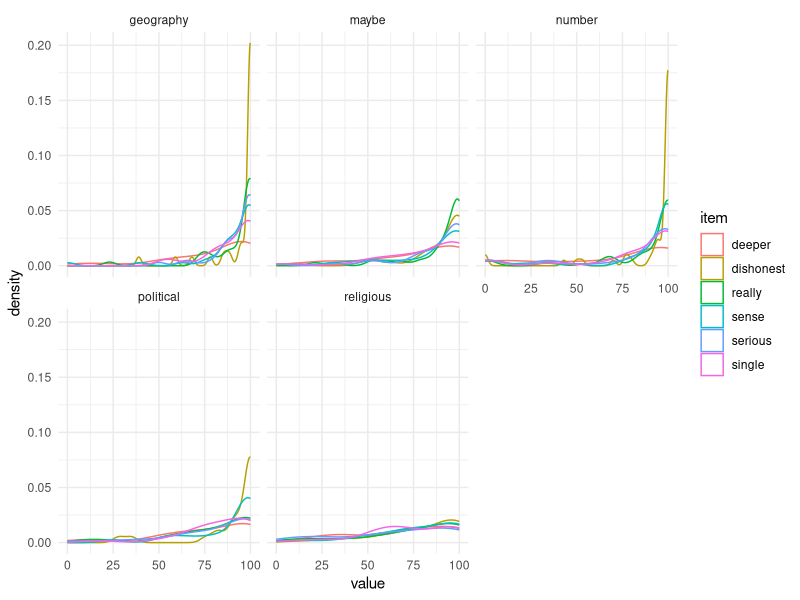
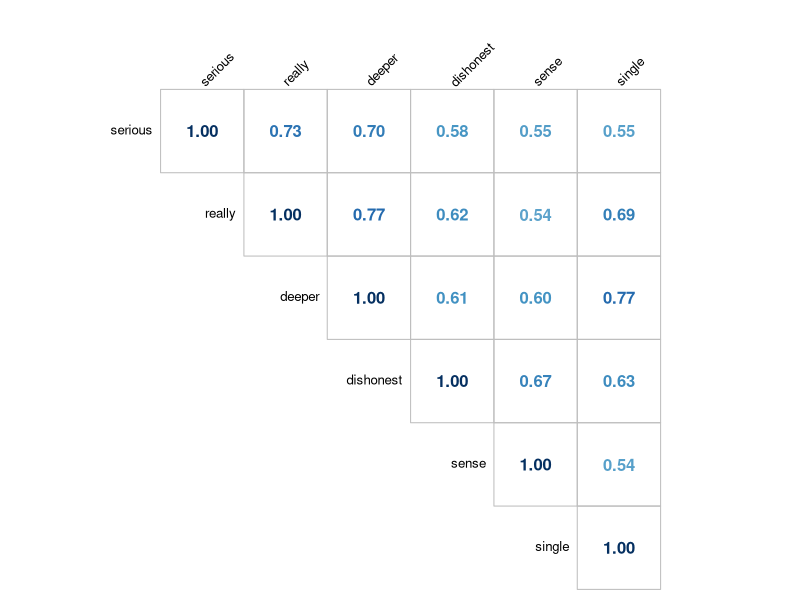
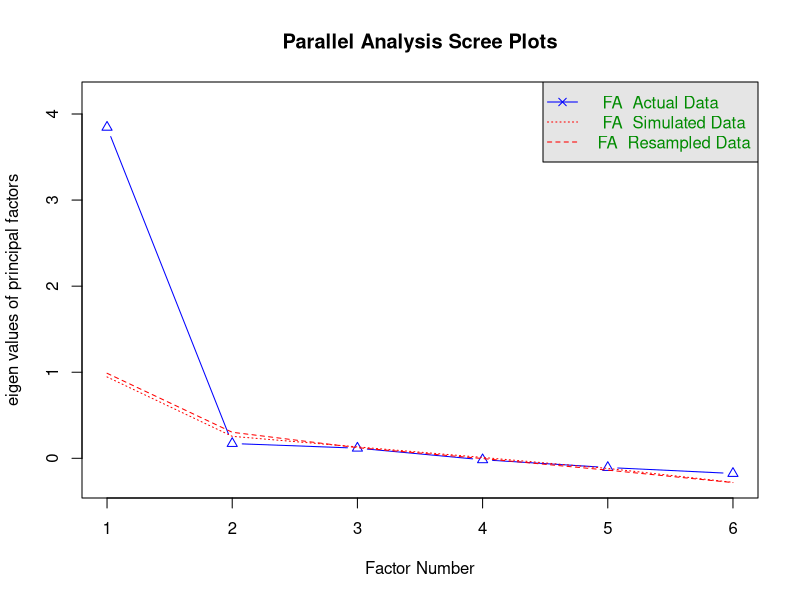
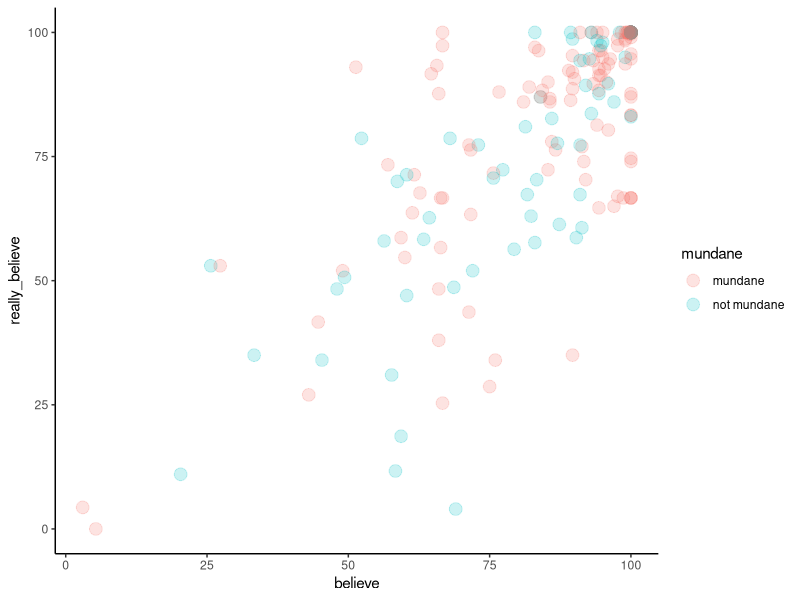
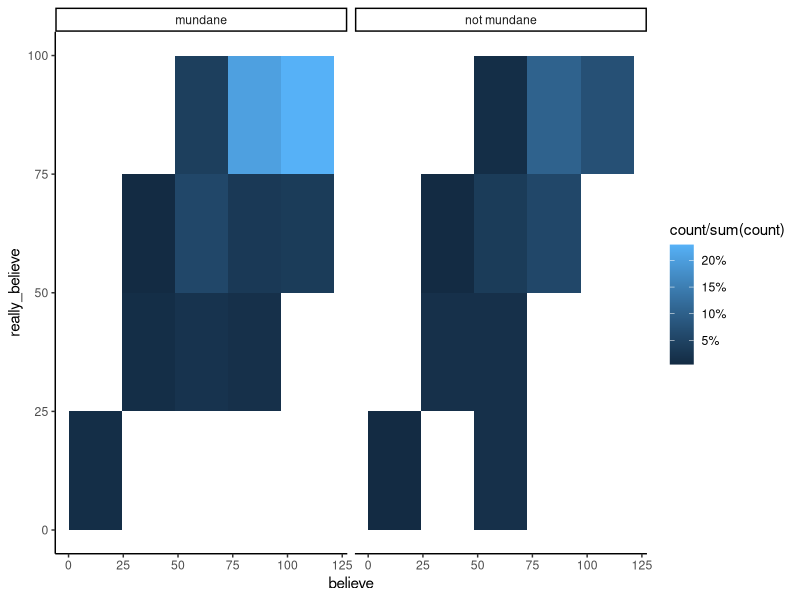

Here is the R script that generated these plots, in order: (Note: this script raises an error after producing the figures.)
# libraries
library(tidyverse)
library(lme4)
library(psych)
library(corrplot)
library(mclust)
library(patchwork)
library(GGally)
library(ade4)
library(lavaan)
#for the notation
options(scipen=999)



#### Clean Data ####
old <- c("jus_1", "mot_1", "consider_1", "predict_1", "context_1", "surprise_1", "bet_1", "double_1")

new <- c("dishonest1_1", "dishonest2_1", "serious1_1", "serious2_1", "sense_1", "single_1", "really_1", "deeper_1")

d <- read.csv("rb.p2.csv") %>% 
  slice(-c(1:2)) %>% 
  mutate(domain = case_when(geography != "" ~ "geography",
                            religious != "" ~ "religious",
                            number != "" ~ "number",
                            political != "" ~ "political",
                            maybe != "" ~ "maybe")) %>% 
  filter(age != "") %>% 
  mutate(across(all_of(old), as.numeric),
         across(all_of(new), as.numeric)) %>% 
  rename_all(~ gsub("_1$", "", .)) %>% 
  dplyr::select(prolific, jus, mot, consider, predict, context, surprise, bet, double,
                dishonest1, dishonest2, serious1, serious2, sense, single, really, deeper, domain) %>% 
  filter(prolific != "a")

# reverse score items so that high scores are more evidency/really believe
d$double <- -1*(d$double - 100)
d$context <- -1*(d$context - 100)
d$sense <- -1*(d$sense - 100)
d$dishonest1 <- -1*(d$dishonest1 - 100)
d$dishonest2 <- -1*(d$dishonest2 - 100)
d$serious2 <- -1*(d$serious2 - 100)

################################################################################

d <- d %>%
  mutate(
    dishonest = coalesce(dishonest1, dishonest2),
    serious   = coalesce(serious1, serious2)
  )

d %>% 
  pivot_longer(cols = all_of(c("dishonest","serious",
                               "sense","single","really","deeper")),
               names_to = "item",
               values_to = "value") %>% 
  ggplot(aes(x = value, color = item)) +
  geom_density() +
  facet_wrap(~ domain) +
  theme_minimal()

################################################################################



believe <- d %>% 
  filter(!(domain %in% c("geography", "number", "maybe"))) %>%
  dplyr::select(serious, really, deeper, dishonest, sense, single)

m <- cor(believe)
c <- corr.test(believe, method = "pearson", alpha = 0.05, adjust = "holm")
corrplot(m, p.mat = c$p, method = "number", type = "upper", insig = "pch", pch = "/",
         pch.col = "grey20", pch.cex = 2, addCoef.col = "black", diag = T, title = "",
         tl.col = "black", tl.cex = 0.8, tl.srt = 45, cl.pos = "n", mar=c(0,0,2,0))
fa.parallel(believe, fm = "ml", fa = "fa")
fa(believe, nfactors = 1, rotate = "oblimin", fm = "ml")
fa(believe, nfactors = 2, rotate = "oblimin", fm = "ml")


really_believe <- d %>% 
  filter(!(domain %in% c("geography", "number", "maybe"))) %>% 
  dplyr::select(serious, really, deeper)

cor(really_believe, use = "pairwise.complete.obs")
psych::alpha(really_believe)

just_believe <- d %>% 
  filter(!(domain %in% c("geography", "number", "maybe"))) %>% 
  dplyr::select(dishonest, sense, single)
cor(just_believe, use = "pairwise.complete.obs")
psych::alpha(just_believe)

test <- d %>% 
  mutate(
    really_believe = rowMeans(select(., serious, really, deeper), na.rm = TRUE),
    believe        = rowMeans(select(., dishonest, sense, single), na.rm = TRUE)
  ) %>% 
  mutate(mundane = case_when(domain %in% c("geography", "maybe", "number") ~ "mundane",
                             domain %in% c("religious", "political") ~ "not mundane"))

cor(test$believe, test$really_believe)



ggplot(test, aes(believe, really_believe, color = mundane)) +
  geom_point(size = 4, alpha = 0.2) + 
  theme_classic()

ggplot(test, aes(believe, really_believe)) +
  geom_bin2d(aes(fill = after_stat(count / sum(count))), bins = 4) +
  facet_wrap(~ mundane) +
  scale_fill_continuous(labels = scales::percent) +
  theme_classic()


#### Old items ####

# data with just religious/political
d_rich <- d %>%
  filter(!(domain %in% c("geography", "number", "maybe"))) %>%
  select(really, consider, predict, context, surprise, bet, mot, jus, double)

# Define single factor model
cfa_model <- '
  # Single latent factor
  general =~ really + consider + predict + context + surprise + bet + mot + jus + double
'

# Fit the model
fit_cfa <- cfa(cfa_model, data = d_rich)

# Summary with fit indices and standardized loadings
summary(fit_cfa, fit.measures = TRUE, standardized = TRUE)

fa.parallel(d_rich, fa = "fa")
fa(d_rich, fm = "pa", rotate = "oblimin", nfactors = 1)

fit_multi <- cfa(cfa_model,
                 data = d,
                 group = "domain")

summary(fit_multi)


################################################################################

library(tidyverse)
library(lavaan)
library(patchwork)

# ------------------------------------------------------------------
# 1. Reduced-domain CFA data
# ------------------------------------------------------------------

d_reduced <- d
  filter(!(domain %in% c("geography", "number", "maybe")))

d_rich <- d_reduced %>%
  select(really, consider, predict, context, surprise, bet, mot, jus, double)

cfa_model <- '
  general =~ really + consider + predict + context + surprise + bet + mot + jus + double
'

fit_cfa <- cfa(cfa_model, data = d_rich)

# factor scores
fs <- lavPredict(fit_cfa)
fs <- lavPredict(fit_cfa, newdata = d)

d_plot <- d %>%
  mutate(general_factor = as.numeric(fs[, 1]),
         really_believe_z      = as.numeric(scale(general_factor))) %>%
  mutate(
    factor_group = case_when(
      really_believe_z <= -0.5 ~ "Low (-0.5 SD or lower)",
      really_believe_z >=  0.5 ~ "High (+0.5 SD or higher)",
      TRUE            ~ "Intermediate"
    )
  ) 
  filter(domain %in% c("geography", "number"))

d_plot$factor_group <- factor(
  d_plot$factor_group,
  levels = c("Low (-0.5 SD or lower)", "Intermediate", "High (+0.5 SD or higher)")
)

# ------------------------------------------------------------------
# 2. Long data for new items (sans really)
# ------------------------------------------------------------------

plot_df <- d_plot %>%
  select(prolific, general_factor, really_believe_z, factor_group,
         dishonest, serious, sense, single, deeper) %>%
  pivot_longer(
    cols = c(dishonest, serious, sense, single, deeper),
    names_to = "item",
    values_to = "value"
  )

plot_df$item <- factor(
  plot_df$item,
  levels = c("dishonest", "sense", "single", "serious", "deeper")
)

# ------------------------------------------------------------------
# 3. Factor-score distribution with shaded regions
# ------------------------------------------------------------------

p_factor <- ggplot(d_plot, aes(x = really_believe_z)) +
  annotate("rect", xmin = -Inf, xmax = -0.5, ymin = -Inf, ymax = Inf,
           fill = "grey90", alpha = 0.9) +
  annotate("rect", xmin = -0.5, xmax = 0.5, ymin = -Inf, ymax = Inf,
           fill = "grey30", alpha = 0.35) +
  annotate("rect", xmin = 0.5, xmax = Inf, ymin = -Inf, ymax = Inf,
           fill = "grey2", alpha = 0.75) +
  geom_density(linewidth = 1, color = "black", fill = NA) +
  geom_vline(xintercept = c(-0.5, 0.5),
             linetype = c("dashed", "dashed"),
             linewidth = c(0.7, 0.7),
             color = "black") +
  theme_classic() +
  labs(
    title = "",
    y = "Density",
    x = "Really believe factor"
  )

# ------------------------------------------------------------------
# 4. Density of new items, highlighted by factor-score group
# ------------------------------------------------------------------

p_items <- ggplot(plot_df, aes(x = value, fill = factor_group, color = factor_group)) +
  geom_density(alpha = 0.35, linewidth = 0.8, adjust = 1.1) +
  geom_vline(xintercept = 50, linetype = "dashed", linewidth = 0.8, color = "black") +
  facet_wrap(~ item, scales = "free_y") +
  scale_fill_manual(values = c(
    "Low (-0.5 SD or lower)"   = "grey80",
    "Intermediate"           = "grey50",
    "High (+0.5 SD or higher)" = "black"
  )) +
  scale_color_manual(values = c(
    "Low (-0.5 SD or lower)"   = "grey65",
    "Intermediate"           = "grey40",
    "High (+0.5 SD or higher)" = "black"
  )) +
  theme_classic() +
  labs(
    x = "Item response",
    y = "Density"
  )

# ------------------------------------------------------------------
# 5. Combined figure
# ------------------------------------------------------------------

p_factor / p_items + plot_layout(heights = c(1, 2))

plot_df2 <- plot_df %>%
  mutate(
    really_believe_z_j = jitter(really_believe_z, amount = 0.02),
    value_j     = jitter(value, amount = 0.02)
  )

ggplot(plot_df2, aes(x = really_believe_z_j, y = value_j)) +
  stat_density_2d_filled(contour_var = "ndensity") +
  scale_fill_grey(start = 0.9, end = 0.2) +
  geom_hline(yintercept = 50, linewidth = 0.8, color = "black", linetype = "dashed") +
  facet_grid(factor_group ~ item, scales = "free_y") +
  theme_classic() +
  theme(
    strip.background = element_blank(),
    strip.text = element_text(face = "bold"),
    legend.position = "none"
  ) +
  labs(
    x = "Really believe factor",
    y = "Item response"
  )

ggplot(plot_df2, aes(x = really_believe_z_j, y = value_j)) +
  geom_point(alpha = 0.12, size = 1.5, color = "black") +
  geom_hline(yintercept = 50, linewidth = 0.8, color = "black", linetype = "dashed") +
  facet_grid(factor_group ~ item, scales = "free_y") +
  theme_classic() +
  theme(
    strip.background = element_blank(),
    strip.text = element_text(face = "bold"),
    panel.border = element_rect(color = "black", fill = NA, linewidth = 0.8)
  ) +
  labs(
    x = "Really believe factor",
    y = "Item response"
  )

################################################################################

# prepare for clustering
d.c <- d %>% 
  dplyr::select(jus, mot, consider, predict, context, surprise, bet, double, really, domain)

# ,dishonest, serious, sense, single, really, deeper, domain

vars <- c("really", "consider", "predict", "context",
          "surprise", "bet", "mot", "jus", "double", "really")

d.complete <- d.c[complete.cases(d.c[, c(vars, "domain")]), ]
residuals_df <- data.frame(matrix(ncol = length(vars), nrow = nrow(d.complete)))
colnames(residuals_df) <- vars
for(var in vars) {
  mod <- lmer(paste(var, "~ 1 + (1|domain)"), data = d.complete)
  residuals_df[[var]] <- residuals(mod)
}

#### GMM ####
# configure
# d.cluster <- residuals_df
d.cluster <- d.c %>% 
  filter((domain %in% c("religious", "political"))) %>% 
  dplyr::select(-domain)

# how many clusters?
m <- mclustBIC(d.cluster)
summary(m)
plot(m)

# analysis
mod1 <- Mclust(d.cluster, x = m, G=2, modelNames = "VEV")
summary(mod1, parameters = TRUE)

# plot
plot(mod1, what = "classification")

# Add cluster assignments to data
d_with_clusters_gauss <- d.cluster
d_with_clusters_gauss$cluster <- factor(mod1$classification,
                                        labels=c("Group 1", "Group 2"))

# Extract covariance matrices for each cluster
cov1 <- mod1$parameters$variance$sigma[,,1]
cov2 <- mod1$parameters$variance$sigma[,,2]

# Full sample covariance (pooled across groups)
cov_full <- cov(d.cluster)

# Convert to correlations (removes scale/variance effects)
cor1 <- cov2cor(cov1)
cor2 <- cov2cor(cov2)
cor_full <- cov2cor(cov_full)

library(corrplot)

# Calculate p-values for the full dataset (you already have pmat1 and pmat2)
pmat_full <- cor.mtest(d.cluster)$p

# p-values for each cluster based on assigned cases
pmat1 <- cor.mtest(d_with_clusters_gauss %>% 
                     filter(cluster == "Group 1") %>% 
                     select(-cluster))$p

pmat2 <- cor.mtest(d_with_clusters_gauss %>% 
                     filter(cluster == "Group 2") %>% 
                     select(-cluster))$p

# Set up a 1x3 plot layout
par(mfrow = c(1, 3))

# Plot Group 1
corrplot(cor1, method = "number", type = "upper", 
         tl.col = "black", tl.srt = 45,
         p.mat = pmat1, sig.level = 0.05, insig = "pch", pch = 47, pch.col = "black",
         mar = c(0,0,0,0))

# Plot Group 2
corrplot(cor2, method = "number", type = "upper", 
         tl.col = "black", tl.srt = 45, 
         p.mat = pmat2, sig.level = 0.05, insig = "pch", pch = 47, pch.col = "black",
         mar = c(0,0,0,0))

# Plot Overall Sample
corrplot(cor_full, method = "number", type = "upper", 
         tl.col = "black", tl.srt = 45, 
         p.mat = pmat_full, sig.level = 0.05, insig = "pch", pch = 47, pch.col = "black",
         mar = c(0,0,0,0))

# Reset plot layout
par(mfrow = c(1, 1))

# install.packages(c("ggplot2", "tidyr")) # Run if you don't have these installed
library(ggplot2)
library(tidyr)

# Use the dataframe you already created that contains the cluster labels
# Reshape the data to "long" format so ggplot can map over every variable
d_long <- d_with_clusters_gauss |> 
  pivot_longer(cols = -cluster, names_to = "Variable", values_to = "Value")

library(ggplot2)

# Assuming d_long is still in your environment from the previous step
ggplot(d_long, aes(x = Value, fill = cluster)) +
  # Use position="identity" to overlap, or "dodge" to put bars side-by-side
  geom_histogram(position = "identity", alpha = 0.5, bins = 5, color = "white") +
  facet_wrap(~ Variable, scales = "free") +
  theme_minimal() +
  labs(title = "Histograms by Variable and Cluster",
       x = "Value",
       y = "Count",
       fill = "Cluster") +
  theme(legend.position = "bottom",
        strip.text = element_text(face = "bold"))

# install.packages("GGally") # Run this once if you don't have it
library(GGally)

library(GGally)
library(ggplot2)

# 1. Define a custom function for the scatterplots
custom_scatter <- function(data, mapping, ...) {
  ggplot(data = data, mapping = mapping) +
    # Draw the points colored by group
    geom_point(alpha = 0.2) +
    
    # Draw the group-specific trendlines (inherits the color mapping)
    geom_smooth(method = "lm", se = FALSE, ...) +
    
    # Draw the full cohort trendline 
    # aes(group = 1) forces it to ignore the cluster colors and treat all data as one group
    geom_smooth(aes(group = 1), method = "lm", color = "black", linetype = "dashed", se = FALSE)
}

# 2. Feed the custom function into ggpairs
n_vars <- ncol(d.cluster)

ggpairs(d_with_clusters_gauss, 
        columns = 1:n_vars, 
        mapping = aes(color = cluster),
        # Apply our custom function to the continuous lower panels
        lower = list(continuous = custom_scatter),
        title = "") +
  theme_minimal()

# Frobenius distances on correlations
frob_cor_between <- norm(cor1 - cor2, type = "F")
frob_cor_g1_full <- norm(cor1 - cor_full, type = "F")
frob_cor_g2_full <- norm(cor2 - cor_full, type = "F")

# Normalize by number of unique correlations
n_vars <- ncol(d.cluster)
n_unique_cors <- n_vars * (n_vars - 1) / 2
norm_factor <- sqrt(n_unique_cors)

structural_similarity <- tibble(
  Comparison = c("Group 1 vs Group 2", 
                 "Group 1 vs Full",
                 "Group 2 vs Full"),
  Frobenius_Distance = c(frob_cor_between, frob_cor_g1_full, frob_cor_g2_full),
  Normalized_Distance = c(frob_cor_between, frob_cor_g1_full, frob_cor_g2_full) / norm_factor,
  Similarity_Percent = 100 * (1 - c(frob_cor_between, frob_cor_g1_full, frob_cor_g2_full) / norm_factor)
)

print(structural_similarity)

#### Permutation test ####
library(clusterGeneration)

set.seed(42)
n_sims <- 10000
n_vars <- ncol(d.cluster)
n_unique_cors <- n_vars * (n_vars - 1) / 2
norm_factor <- sqrt(n_unique_cors)

# Observed quantities from GMM
cluster_assignments <- mod1$classification
n1 <- sum(cluster_assignments == 1)
n2 <- sum(cluster_assignments == 2)
N <- n1 + n2
w1 <- n1 / N
w2 <- n2 / N

# Observed within-class variances (as SD vectors for scaling)
sd1 <- sqrt(diag(cov1))
sd2 <- sqrt(diag(cov2))

# Observed mean difference
mu_diff <- mod1$parameters$mean[, 1] - mod1$parameters$mean[, 2]

# Observed normalized Frobenius distances
cor_full <- cov2cor(cov(d.cluster))
obs_dist_g1 <- norm(cov2cor(cov1) - cor_full, type = "F") / norm_factor
obs_dist_g2 <- norm(cov2cor(cov2) - cor_full, type = "F") / norm_factor

# Analytic pooled correlation from within-class covariances and mean separation
compute_pooled_cor <- function(cov1_sim, cov2_sim) {
  # Pooled covariance = weighted within-class + between-class mean term
  cov_pool <- w1 * cov1_sim + w2 * cov2_sim + w1 * w2 * (mu_diff %o% mu_diff)
  return(cov2cor(cov_pool))
}

# Run simulations
sim_dists <- matrix(NA, nrow = n_sims, ncol = 2)

for (i in 1:n_sims) {
  # Random valid correlation matrices
  cor_sim1 <- rcorrmatrix(n_vars)
  cor_sim2 <- rcorrmatrix(n_vars)
  
  # Scale to covariance using observed variances
  D1 <- diag(sd1)
  D2 <- diag(sd2)
  cov_sim1 <- D1 %*% cor_sim1 %*% D1
  cov_sim2 <- D2 %*% cor_sim2 %*% D2
  
  # Analytic pooled correlation
  cor_pool_sim <- compute_pooled_cor(cov_sim1, cov_sim2)
  
  # Normalized Frobenius distances
  sim_dists[i, 1] <- norm(cor_sim1 - cor_pool_sim, type = "F") / norm_factor
  sim_dists[i, 2] <- norm(cor_sim2 - cor_pool_sim, type = "F") / norm_factor
}

sim_dists_g1 <- sim_dists[, 1]
sim_dists_g2 <- sim_dists[, 2]

# Separate p-values
p_g1 <- mean(sim_dists_g1 <= obs_dist_g1)
p_g2 <- mean(sim_dists_g2 <= obs_dist_g2)

cat("Observed normalized Frobenius distances:\n")
cat(sprintf("  Group 1 vs Full: %.4f  (p = %.4f)\n", obs_dist_g1, p_g1))
cat(sprintf("  Group 2 vs Full: %.4f  (p = %.4f)\n\n", obs_dist_g2, p_g2))
cat(sprintf("Null distribution summaries (n = %d simulations):\n", n_sims))
cat(sprintf("  Group 1: median = %.4f, 5th pctile = %.4f\n", median(sim_dists_g1), quantile(sim_dists_g1, 0.05)))
cat(sprintf("  Group 2: median = %.4f, 5th pctile = %.4f\n", median(sim_dists_g2), quantile(sim_dists_g2, 0.05)))

# Plot both
par(mfrow = c(1, 2))

hist(sim_dists_g1, breaks = 50, col = "gray80", border = "white",
     main = "Group 1 vs Full",
     xlab = "Normalized Frobenius Distance",
     xlim = c(min(sim_dists_g1, obs_dist_g1) - 0.02, max(sim_dists_g1, obs_dist_g1) + 0.02))
abline(v = obs_dist_g1, col = "red", lwd = 2, lty = 2)
text(obs_dist_g1, par("usr")[4] * 0.9, sprintf("Obs = %.3f\np = %.4f", obs_dist_g1, p_g1),
     col = "red", pos = 4, cex = 0.85)

hist(sim_dists_g2, breaks = 50, col = "gray80", border = "white",
     main = "Group 2 vs Full",
     xlab = "Normalized Frobenius Distance",
     xlim = c(min(sim_dists_g2, obs_dist_g2) - 0.02, max(sim_dists_g2, obs_dist_g2) + 0.02))
abline(v = obs_dist_g2, col = "red", lwd = 2, lty = 2)
text(obs_dist_g2, par("usr")[4] * 0.9, sprintf("Obs = %.3f\np = %.4f", obs_dist_g2, p_g2),
     col = "red", pos = 4, cex = 0.85)

par(mfrow = c(1, 1))

# Define single factor model
cfa_model <- '
  # Single latent factor
  general =~ really + consider + predict + context + surprise + bet + mot + jus + double
'

# Fit the model
fit_cfa <- cfa(cfa_model, data = d.cluster)

# Summary with fit indices and standardized loadings
summary(fit_cfa, fit.measures = TRUE, standardized = TRUE)

# Extract key fit indices
fit_indices <- fitMeasures(fit_cfa, c("chisq", "df", "pvalue", 
                                      "cfi", "tli", "rmsea", "rmsea.ci.lower", "rmsea.ci.upper",
                                      "srmr", "aic", "bic"))
print(fit_indices)

fa.parallel(d.cluster, fa = "fa")
fa(d.cluster, fm = "pa", rotate = "oblimin", nfactors = 1)


##### .5 SD of the mean of the factor scores (or something like that) and plot them on the individual item distributions

#### Factor Score Range Overlay Visualization ####

# Get factor scores
factor_scores <- predict(fit_cfa)
d_with_factors <- d.cluster %>%
  mutate(factor_score = factor_scores[,1])

# Identify individuals within ±0.5 SD of mean factor score
mean_fs <- mean(d_with_factors$factor_score)
sd_fs <- sd(d_with_factors$factor_score)

lower_bound <- mean_fs - 0.5 * sd_fs
upper_bound <- mean_fs + 0.5 * sd_fs

# Flag individuals in this range
d_with_factors <- d_with_factors %>%
  mutate(in_middle_range = factor_score >= lower_bound & factor_score <= upper_bound)

# Subset for middle range
d_middle <- d_with_factors %>% filter(in_middle_range)

# Calculate proportion for scaling
prop_middle <- nrow(d_middle) / nrow(d_with_factors)

# Create plots for each item
item_names <- colnames(d.cluster)
plots_list <- list()

for(item in item_names) {
  p <- ggplot() +
    # Full distribution (background)
    geom_density(data = d.cluster, aes(x = .data[[item]]), 
                 fill = "gray70", alpha = 0.4, color = "black", linewidth = 0.8) +
    # Middle range distribution (scaled overlay)
    geom_density(data = d_middle, aes(x = .data[[item]], y = after_stat(density) * prop_middle), 
                 fill = "#56B4E9", alpha = 0.7, color = "#0072B2", linewidth = 0.8) +
    theme_minimal() +
    labs(title = item, x = NULL, y = "Density")
  
  plots_list[[item]] <- p
}

# Combine
wrap_plots(plots_list, ncol = 3) +
  plot_annotation(
    title = "Item Distributions",
    subtitle = sprintf("",
                       sum(d_with_factors$in_middle_range),
                       nrow(d_with_factors),
                       100 * mean(d_with_factors$in_middle_range))
  )
